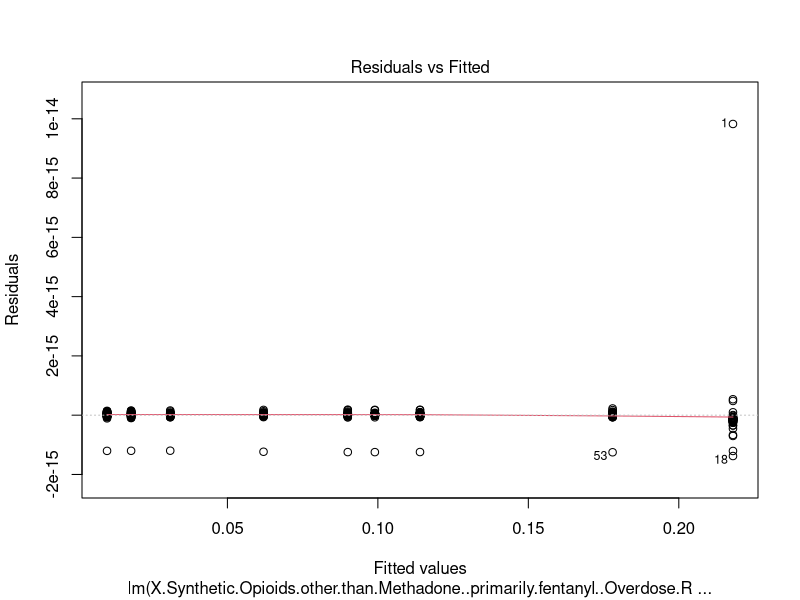
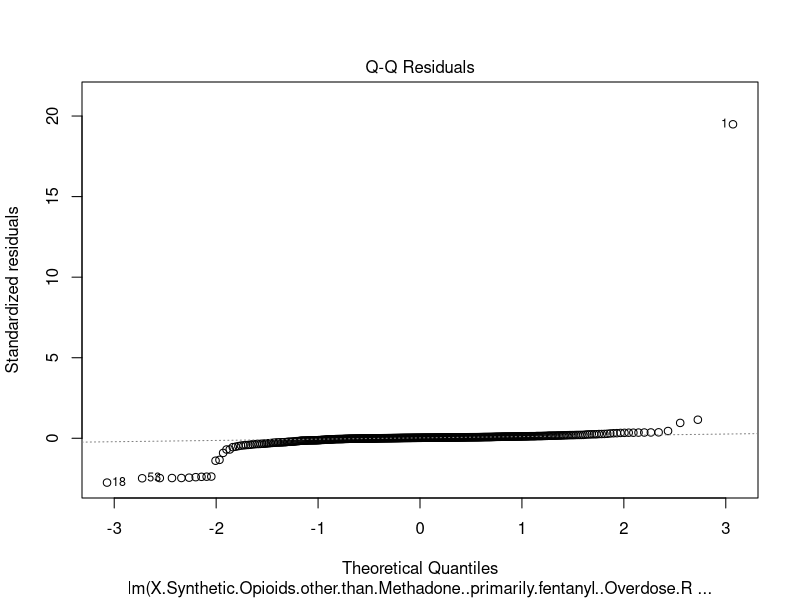
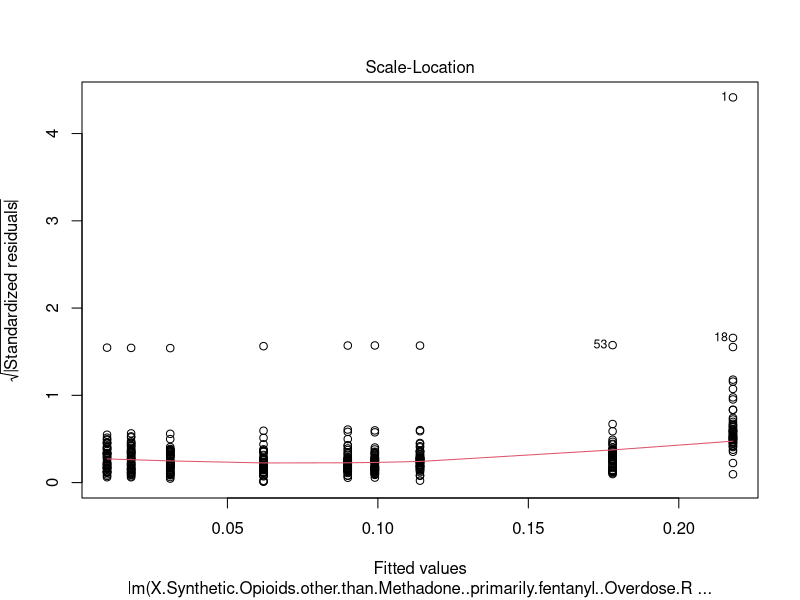
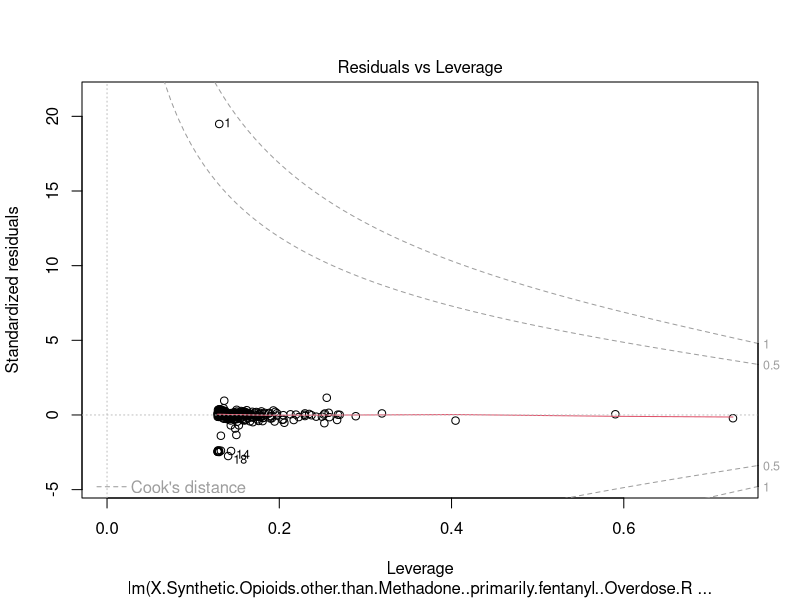
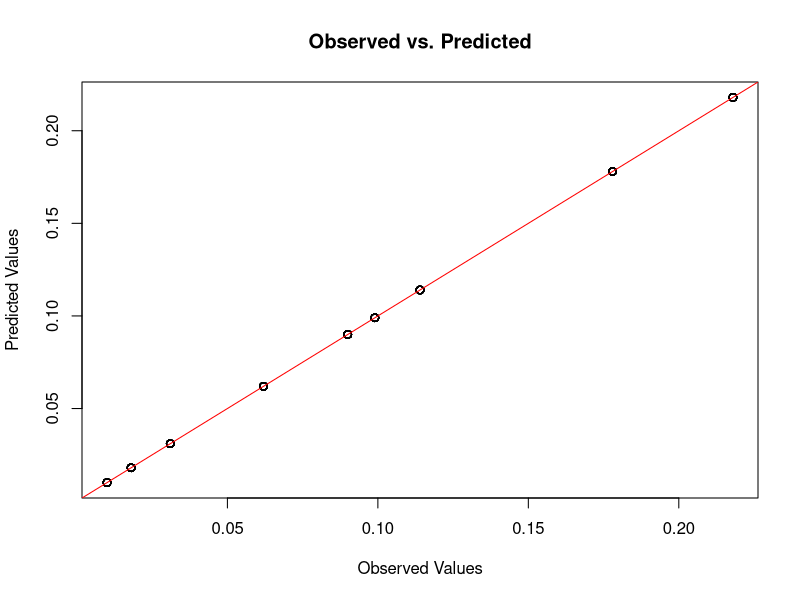
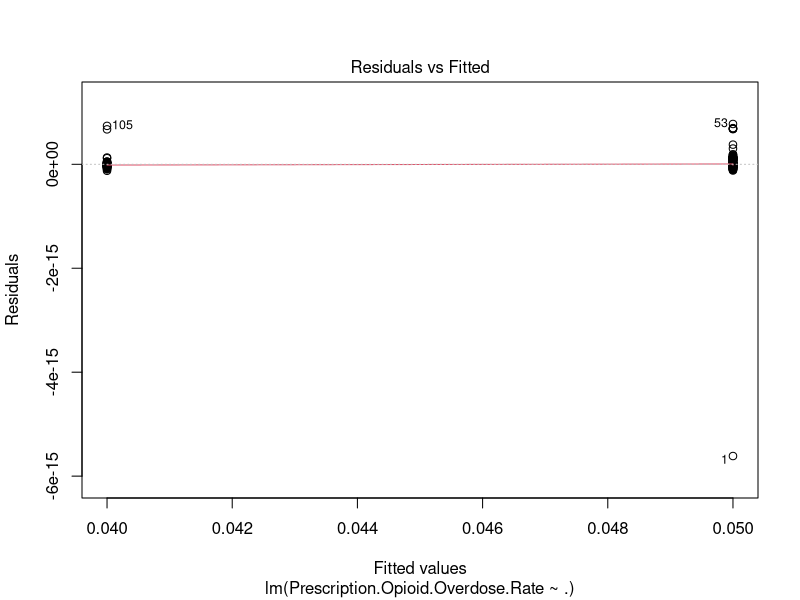
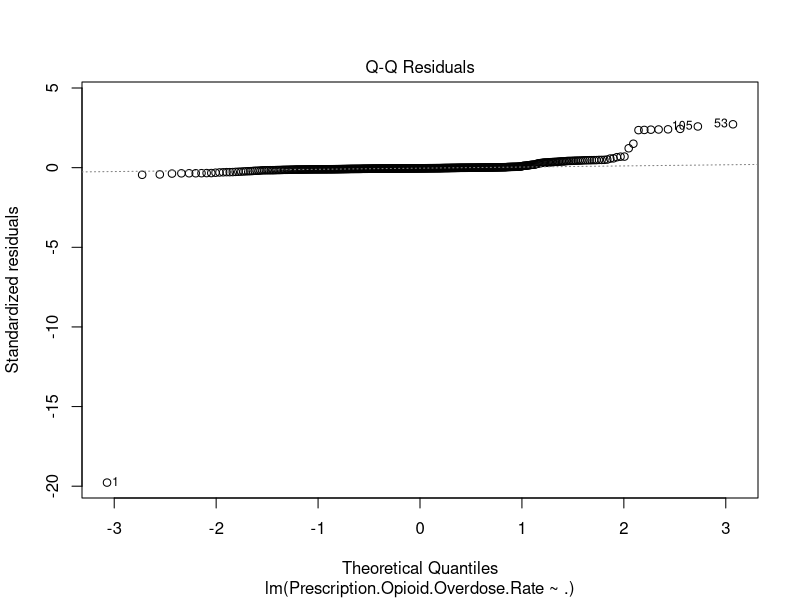
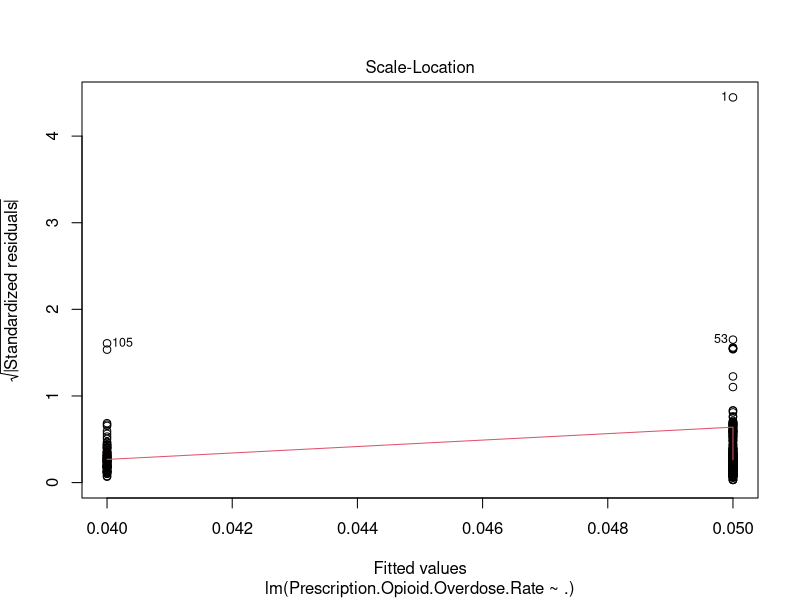

Source code (R) for these figures, in order:
## ---- chunk 1
df<- read.csv("HA_Dataset_Final.csv")
column_info <- data.frame(
  Column_Name = names(df),
  Column_Number = seq_along(df)
)
print(column_info)

na_check <- apply(df, 1, function(row) any(is.na(row)))

print(na_check)

## ---- chunk 2
synthetic.df<-df[ , -c(12, 13,14,15,16,17,18, 19)] #taking out prescribed data 
prescribed.df<-df[ , -c(18, 20)] 
## ---- chunk 3
linear.reg.synthetic <- lm(X.Synthetic.Opioids.other.than.Methadone..primarily.fentanyl..Overdose.Rate ~ ., data = synthetic.df) 
summary(linear.reg.synthetic)
## ---- chunk 4
plot(linear.reg.synthetic, which = 1)
plot(linear.reg.synthetic, which = 2)
plot(linear.reg.synthetic, which = 3)
plot(linear.reg.synthetic, which = 5)

# scatter plot to compare predicted and observed values.
predicted_values <- predict(linear.reg.synthetic)
observed_values <- synthetic.df$X.Synthetic.Opioids.other.than.Methadone..primarily.fentanyl..Overdose.Rate
plot(observed_values, predicted_values, 
     xlab = "Observed Values", ylab = "Predicted Values",
     main = "Observed vs. Predicted")
abline(0, 1, col = "red")


## ---- chunk 5
linear.reg.prescribed <- lm(Prescription.Opioid.Overdose.Rate ~ ., data = prescribed.df) 
summary(linear.reg.prescribed)

## ---- chunk 6
plot(linear.reg.prescribed, which = 1)
plot(linear.reg.prescribed, which = 2)
plot(linear.reg.prescribed, which = 3)
plot(linear.reg.prescribed, which = 5)

# scatter plot to compare predicted and observed values.
predicted_values2 <- predict(linear.reg.prescribed)
observed_values2 <- prescribed.df$Prescription.Opioid.Overdose.Rate
plot(observed_values2, predicted_values2, 
     xlab = "Observed Values", ylab = "Predicted Values",
     main = "Observed vs. Predicted")
abline(0, 1, col = "red")

